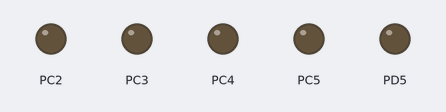
Recording of a program running on a simulated ATmega88P, built with avr-gcc and emulated at 20 MHz. Shown: output pins drawn as LEDs (lit = HIGH). Random numbers use the default seed unless the program sets one; what the program prints to the serial monitor is not drawn.

Above: at 0.1 s.
Timing chart, 0 to 9.5 s (numbered marks = the images above):
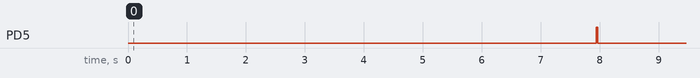

The program:

main.c
```c
#include <inttypes.h>
#include <avr/io.h>
#include <avr/interrupt.h>
#include <util/delay.h>

#include <stdlib.h>
#include "usart.h"


#include "main.h"


uint8_t cycle = 0;

volatile uint8_t led_r = 0;
volatile uint8_t led_g = 0;
volatile uint8_t led_b = 0;
volatile uint8_t led_w = 0;

volatile uint16_t address = 0;

// interpolate a PWM
ISR (TIMER0_OVF_vect)
{
	cycle++;

	//set all leds on if in on cycle
	PORTC |= (((led_w > cycle)<<PORTC2)
					|	((led_b > cycle)<<PORTC3)
					|	((led_g > cycle)<<PORTC4)
					|	((led_r > cycle)<<PORTC5));

	//set all leds off if outside cycle
	PORTC &= ~(((led_w < cycle)<<PORTC2)
					|	((led_b < cycle)<<PORTC3)
					|	((led_g < cycle)<<PORTC4)
					|	((led_r < cycle)<<PORTC5));
}

uint8_t request_address(void) {
	uint8_t count = 23;
	uint8_t id = rand() % 255;
        uint16_t time, size;
	while (count--) {
		time = count*count;
		while (time--) _delay_ms(10); //make sleeping longer each time
		//send packet for address request
		USART_send_package(0,1,&id);
	    uint8_t buffer[12];
		//receive data packet from server with address response
		size= USART_receive_package(0,buffer);
		if (buffer[0] == id) {
			address = (buffer[1]<<8|buffer[2]);
			//send ack
			USART_send_package(0,size,buffer);
			return 1;
		}
	}
	return 0;
}
int main(void)
{
	TCCR0B |= (1<<CS00);
	TIMSK0 |= (1<<TOIE0);

	PORTC &= ~((1<<PORTC2)|(1<<PORTC3)|(1<<PORTC4)|(1<<PORTC5));
	DDRC |= (1<<PORTC2)|(1<<PORTC3)|(1<<PORTC4)|(1<<PORTC5);


	USART_Init();


	sei();

	//init random generator
	unsigned short seed = 0;
	unsigned short *p = (unsigned short*) (RAMEND+1);
	extern unsigned short __heap_start;
	while (p >= &__heap_start + 1)
		seed ^= * (--p);
	srand(seed);

	char c = 'f';
	uint8_t buffer[] = {'f','o','o'};
	uint8_t counter;

	uint8_t rgbw[255];
	uint16_t size,i;

	while (1) {
     if (!address) request_address();
            size = USART_receive_package(address,rgbw);
        led_r = rgbw[0];
        led_g = rgbw[1];
        led_b = rgbw[2];
        led_w = rgbw[3];
  }
}
```

fifo.c
```c
#include "fifo.h"

void fifo_init (fifo_t *f, uint8_t *buffer, const uint8_t size)
{
	f->count = 0;
	f->pread = f->pwrite = buffer;
	f->read2end = f->write2end = f->size = size;
}

uint8_t fifo_put (fifo_t *f, const uint8_t data)
{
	return _inline_fifo_put (f, data);
}

uint8_t fifo_get_wait (fifo_t *f)
{
	while (!f->count);

	return _inline_fifo_get (f);
}

int fifo_get_nowait (fifo_t *f)
{
	if (!f->count)		return -1;

	return (int) _inline_fifo_get (f);
}
```

fifo.h
```c
#ifndef FIFO_H
#define FIFO_H

#include <avr/io.h>
#include <avr/interrupt.h>

typedef struct
{
	uint8_t volatile count;       // # Zeichen im Puffer
	uint8_t size;                 // Puffer-Größe
	uint8_t *pread;               // Lesezeiger
	uint8_t *pwrite;              // Schreibzeiger
	uint8_t read2end, write2end;  // # Zeichen bis zum Überlauf Lese-/Schreibzeiger
} fifo_t;

extern void fifo_init (fifo_t*, uint8_t* buf, const uint8_t size);
extern uint8_t fifo_put (fifo_t*, const uint8_t data);
extern uint8_t fifo_get_wait (fifo_t*);
extern int fifo_get_nowait (fifo_t*);

static inline uint8_t
_inline_fifo_put (fifo_t *f, const uint8_t data)
{
	if (f->count >= f->size)
		return 0;

	uint8_t * pwrite = f->pwrite;

	*(pwrite++) = data;

	uint8_t write2end = f->write2end;

	if (--write2end == 0)
	{
		write2end = f->size;
		pwrite -= write2end;
	}

	f->write2end = write2end;
	f->pwrite = pwrite;

	uint8_t sreg = SREG;
	cli();
	f->count++;
	SREG = sreg;

	return 1;
}

static inline uint8_t
_inline_fifo_get (fifo_t *f)
{
	uint8_t *pread = f->pread;
	uint8_t data = *(pread++);
	uint8_t read2end = f->read2end;

	if (--read2end == 0)
	{
		read2end = f->size;
		pread -= read2end;
	}

	f->pread = pread;
	f->read2end = read2end;

	uint8_t sreg = SREG;
	cli();
	f->count--;
	SREG = sreg;

	return data;
}

#endif /* FIFO_H */
```

main.h
```c
#ifndef _MAIN_H
#define _MAIN_H
volatile uint8_t led_r;
volatile uint8_t led_g;
volatile uint8_t led_b;
volatile uint8_t led_w;

#endif
```

usart.c
```c
#include <avr/io.h>
#include <util/delay.h>

#include <avr/interrupt.h>
#include <util/crc16.h>

//#include "main.h"
#include "usart.h"
#include "fifo.h"

#define USE_2X


// FIFO-Objekte und Puffer für die Ein- und Ausgabe

#define BUFSIZE_IN  0xFF //255 byte
uint8_t inbuf[BUFSIZE_IN];
fifo_t infifo;

#define BUFSIZE_OUT 0xFF //255 byte
uint8_t outbuf[BUFSIZE_OUT];
fifo_t outfifo;


ISR (USART_UDRE_vect)
{
    uint8_t byte,parity;
	// Warten, bis UDR bereit ist für einen neuen Wert mit parity
	if (outfifo.count > 1) {
		parity = _inline_fifo_get (&outfifo);
		byte = _inline_fifo_get (&outfifo);
		if ( parity ) //if parity is wanted
			UCSR0B |= (1<<TXB80);
		else UCSR0B &= ~(1<<TXB80);
		UDR0 = byte;
	}
	else {
		UCSR0B &= ~(1 << UDRIE0);
        USART_flush();
        _delay_ms(1);
		PORTD &= ~(1<<PORTD5); //back to receive mode for MAX
	}
}


//unsigned char status, resh, resl;
ISR (USART_RX_vect)
{
	UCSR0B &= ~(1 << RXCIE0); //disable interrupt
    unsigned char status, resh, resl;
	/* Get status and 9th bit, then data */
	/* from buffer */
	status = UCSR0A;
	resh = UCSR0B;
	resl = UDR0;

	/* If error, return -1 */
	if ( status & ((1<<DOR0)) ) return 0; //TODO ADD MORE ERRORCORRECTION

	resh = (resh >> 1) & 0x01;
    _inline_fifo_put (&infifo, resh);
    _inline_fifo_put (&infifo, resl);

	UCSR0B |= (1 << RXCIE0); //reenable Interrupt

}


void USART_Init (void)
{
//	uint16_t ubrr = 21

	UBRR0H = 0;
//	UBRR0L = 4; //500000baud
//	UBRR0L = 10;//230400baud
//	UBRR0L = 21;//115200baud
	UBRR0L = 129; // 19200baud

//	#if USE_2X
	UCSR0A |= (1 << U2X0);	// enable double speed operation
//	#else
//	UCSR0A &= ~(1 << U2X0);	// disable double speed operation
//	#endif


	//set MAX into receive or send mode
	DDRD |= (1<<PORTD5);
	PORTD &= ~(1<<PORTD5); //receive - default
	//PORTD |= (1<<PORTD5); //send


	// flush receive buffer
	while ( UCSR0A & (1 << RXC0) ) UDR0;


	// set parity bit usage
	UCSR0C = (1 << UCSZ01) | (1 << UCSZ00);
	//UCSR0B &= ~(1 << UCSZ02); //8N1
	UCSR0B |= (1 << UCSZ02); //9N1

	/*
	disabled checking of error vector
	//disable parity bit checking
	UCSR0C &= ~((1<<UPM00) | (1 << UPM01));
	*/

	//Enable Receive and transmit
	UCSR0B |= (1 << RXEN0) | (1 << TXEN0);
	//UCSR0B &= ~(1 << TXEN0); //disable transmit

	//Enable Receiver Interrupts
	UCSR0B |= (1 << RXCIE0);

	fifo_init (&infifo,   inbuf, BUFSIZE_IN);
	fifo_init (&outfifo, outbuf, BUFSIZE_OUT);

}


/*
CRC CHECKER
*/

uint8_t checkcrc(uint8_t data[], uint16_t len)
{
    uint8_t crc = 0, i;

    for (i = 0; i < len; i++)
        crc = _crc16_update(crc, data[i]);

    return crc;
}

/*
SENDING OPERATIONS
*/
void USART_send_package (uint16_t address, uint16_t data_len, uint8_t data[]) {

  uint16_t crc = checkcrc(data, data_len);

  //send address
  fifo_put(&outfifo,1);
  fifo_put(&outfifo,address>>8);
  fifo_put(&outfifo,1);
  fifo_put(&outfifo,address&0xFF);

  //send data_len
  fifo_put(&outfifo,0);
  fifo_put(&outfifo,data_len>>8);
  fifo_put(&outfifo,0);
  fifo_put(&outfifo,data_len&0xFF);
  //send data
  uint16_t i = data_len;
  while (i--) {
    fifo_put(&outfifo,0);
    fifo_put(&outfifo,data[data_len-1-i]);
  }
  fifo_put(&outfifo,0);
  fifo_put(&outfifo,crc>>8);
  fifo_put(&outfifo,0);
  fifo_put(&outfifo,crc&0xFF);

  PORTD |= (1<<PORTD5); //send mode for MAX
  _delay_ms(10);
    //init sending of package
  UCSR0B |= (1 << UDRIE0);
}


/*
RECEIVING OPERATIONS
*/


//return >=1 if succesful (data len), return 0 if not, e.g. crcr fails
uint16_t USART_receive_package(uint16_t address, uint8_t* data)
{
//	PORTD &= ~(1<<PORTD5); //receive mode for MAX
	uint8_t byte, parity;
	uint16_t crc, p_addr = 0, data_len;
    uint16_t i,j;
while(1) {

parity = fifo_get_wait(&infifo);
if (!parity) continue;
byte = fifo_get_wait(&infifo);
p_addr = byte << 8;

parity = fifo_get_wait(&infifo);
if (!parity) continue;
byte = fifo_get_wait(&infifo);
p_addr |= byte;

//TODO HANGS HERE
if ( address != p_addr) continue;

//DATA_LEN
parity = fifo_get_wait(&infifo);
if (parity) continue;
byte = fifo_get_wait(&infifo);
data_len = byte << 8;

parity = fifo_get_wait(&infifo);
if (parity) continue;
byte = fifo_get_wait(&infifo);
data_len |= byte;

//DATA
uint8_t buffer[data_len]; //TODO NOT WORKING WITHOUT THIS - WHY??

for (i = 0; i<data_len; i++) {
 parity = fifo_get_wait(&infifo);
 if (parity) break;
 byte = fifo_get_wait(&infifo);
 data[i] = byte;
}
if (i != data_len ) continue;

//CRC
parity = fifo_get_wait(&infifo);
if (parity) continue;
byte = fifo_get_wait(&infifo);
crc = byte<<8;
parity = fifo_get_wait(&infifo);
if (parity) continue;
byte = fifo_get_wait(&infifo);
crc |= byte;

return data_len;
 }
return 0;
}
```

usart.h
```c
#ifndef _USART_H
#define _USART_H

void USART_Init (void);

void USART_putc (char c);
void USART_send_byte (unsigned char data, unsigned char parity);
void USART_send (uint16_t *s, unsigned n);
void USART_send_package (uint16_t address, uint16_t data_len, uint8_t* data);

uint8_t USART_receive_byte(uint8_t *byte, uint8_t wanted_parity);
uint16_t USART_receive_address(void);
uint16_t USART_receive_package(uint16_t address, uint8_t* data);

static inline void USART_flush (void)
{
    while ( !( UCSR0A & (1<<UDRE0)) );
}

#endif
```

Measured:
- by itself, PD5: LOW → HIGH at 7.9 s, → LOW 0.02 s later
